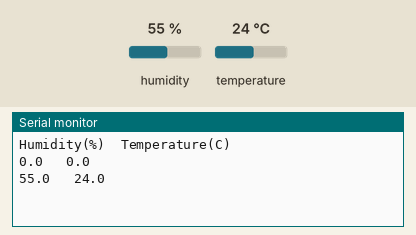
This sketch was run on a simulated ESP32. On the bench: the last lines printed to the serial monitor. The inputs (shaded band) are chosen by the test bench; at power-on: humidity 55 %, temperature 24 °C.

Above: at 2.2 s.
2.3 s: humidity set to 22 %
At 3.5 s:
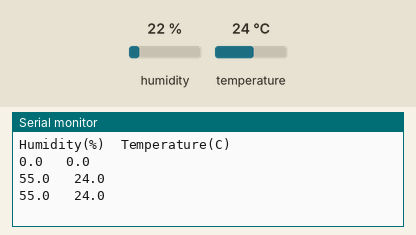
5.1 s: temperature set to 12 °C
At 5.1 s:
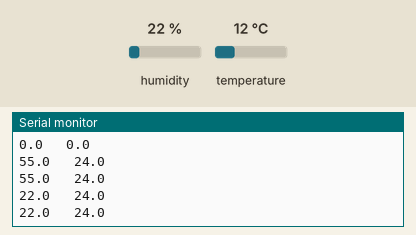
7.9 s: humidity set to 40 %
At 8.4 s:
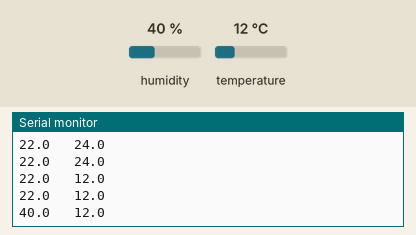
Timing chart, 0 to 10.9 s (numbered marks = the images above; inputs shaded):
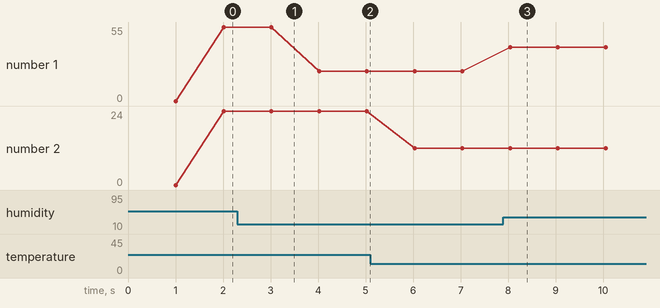

Measured:
- after the input at 7.9 s, the serial monitor: prints a new line after 0.14 s (image 3)
- plotted number 1: 55 → 22 after the input at 2.3 s, 22 → 40 after the input at 7.9 s
- plotted number 2: 24 → 12 after the input at 5.1 s

The sketch:

2_DHT22.ino
```cpp
#include <DHTesp.h>

DHTesp dht; // dht object
int interval = 2000;
unsigned long lastDHTReadmillis = 0;
float humidity = 0;
float temperature = 0;

void setup() {
  // put your setup code here, to run once:
  Serial.begin(115200);
  dht.setup(14, DHTesp::DHT22); // Connect DHT sensor
  delay(1000);
  Serial.println();
  Serial.println("Humidity(%)\tTemperature(C)");

}

void loop() {
  // put your main code here, to run repeatedly:
  readDHT22();

  Serial.printf("%.1f\t %.1f\n", humidity, temperature);
  delay(1000);
}

void readDHT22(){
  unsigned long currentMillis = millis(); // current time

  if (currentMillis - lastDHTReadmillis >= interval){ // interval
    lastDHTReadmillis = currentMillis;

    humidity = dht.getHumidity();
    temperature = dht.getTemperature();
  }
}
```
